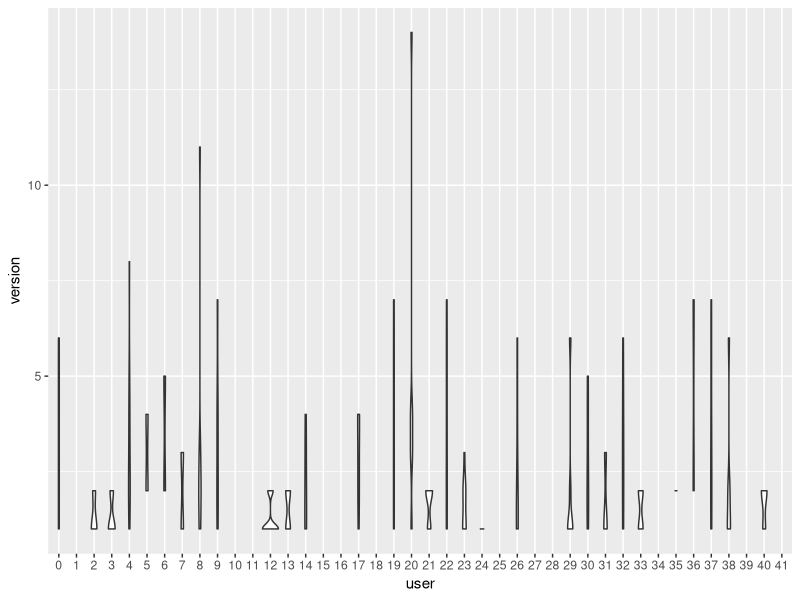

The R source for this figure: (Note: this script raises an error after producing the figure.)
library(ggplot2)
library(dplyr)

objective.versions <- read.csv("data-raw/objetivos-versiones.csv")
objective.versions$user <- as.factor(objective.versions$user)
objective.versions$objective <- as.factor(objective.versions$objective)

ggplot(objective.versions,aes(x=user,y=version))+geom_violin()

ggplot(objective.versions, aes(x=objective, y=version)) + geom_violin() + theme_economist()
